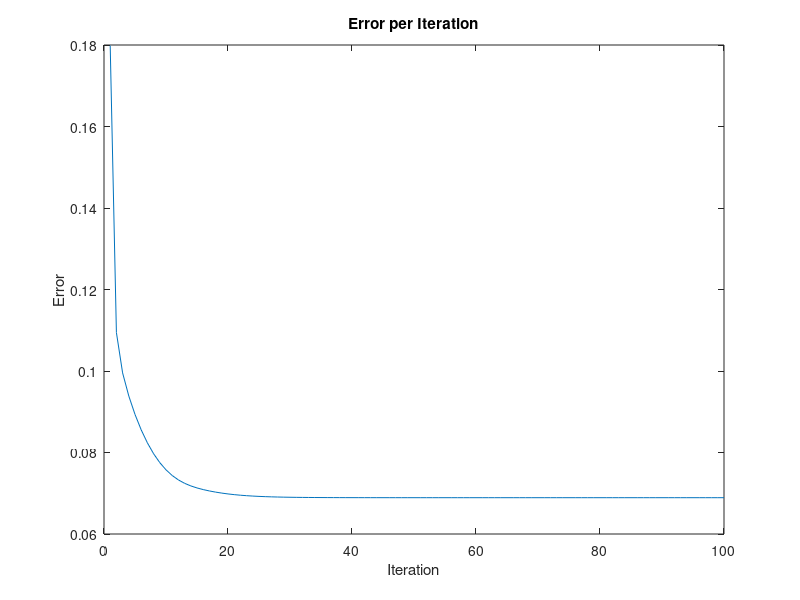

This chart was generated by the following MATLAB code:
% Delta Rule
% This will create some random data and assign it to a class. It will then
% train a neural network with the delta rule with a dynamic learning rate
% and graph the error.
% Tyler Rose and Seth Dippold

%%Part A - Decaying Rates
clear all; close all;

% Create some random data around x1 + 2*x2 - 2 and classify it as > 0 is 1
% and <=0 is 0
N = 100;
x1 = rand(N,1) + .5;
x2 = rand(N,1);
x = [x1,x2];
y = zeros(N,1);
count = 0;
for i=1:N
    if ((x1(i) + 2*x2(i) - 2) > 0)
        y(i) = 1;
        count = count + 1;
    end
end

% initialize the weight vector
w = rand(1,2+1);

% Batch Fashion
maxIterations = 100;
iterations = 0;
eta = .5; % this is the learning rate
decay=.8
tic;
while (iterations < maxIterations)
    iterations = iterations + 1;
    for i=1:N
        out(i) = sum(w.*[x(i,:),1]);
        deltaW = decay^iterations*eta*(y(i) - out(i))*[x(i,:),1];
        w = w + deltaW;
        err(i) = (y(i) - out(i))^2;
    end
    E(iterations) = sum(err)/N;
end
toc
min(E)
% Plot the Error per iteration
plot(linspace(1,maxIterations,maxIterations),E);
title('Error per Iteration');
ylabel('Error');
xlabel('Iteration');

% Incremental Fashion
maxIterations = 100;
iterations = 0;
numUpdates = 0;
eta = .01; % this is the learning rate
tic;
for i=1:N
    out(i) = sum(w.*[x(i,:),1]);
    deltaW = eta*(y(i) - out(i))*[x(i,:),1];
    w = w + deltaW;
    err(i) = (y(i) - out(i))^2;
    E(i) = sum(err)/i;
end
toc
min(E)
return
% Plot the Error per iteration
plot(linspace(1,maxIterations,maxIterations),E);
title('Error per Iteration');
ylabel('Error');
xlabel('Iteration');

%% Part B - Adaptive Rates
clear all; close all;

% Create some random data around x1 + 2*x2 - 2 and classify it as > 0 is 1
% and <=0 is 0
N = 100;
x1 = rand(N,1) + .5;
x2 = rand(N,1);
x = [x1,x2];
y = zeros(N,1);
count = 0;
for i=1:N
    if ((x1(i) + 2*x2(i) - 2) > 0)
        y(i) = 1;
        count = count + 1;
    end
end

% initialize the weight vector
w = rand(1,2+1);

% Batch Fashion
maxIterations = 100;
iterations = 0;
eta = .5; % this is the learning rate
t = 1.03; %threshold
d = .05; %decrease
D = 1.02; %increase
err = zeros(1,N);
oldW = 0;
tic;
while (iterations < maxIterations)
    iterations = iterations + 1;
    for i=1:N
        oldW = w;
        out(i) = sum(w.*[x(i,:),1]);
        deltaW = eta*(y(i) - out(i))*[x(i,:),1];
        w = w + deltaW;
        err(i) = (y(i) - out(i))^2;
    end
    
    E(iterations) = sum(err)/N;
    if(iterations > 1)
        if((E(iterations)-E(iterations-1)) > t)
            %Discard weights and bias
            eta = eta * d;
            w = oldW;
        else
            eta = eta * D;
        end
    end
end
toc
min(E)
% Plot the Error per iteration
plot(linspace(1,maxIterations,maxIterations),E);
title('Error per Iteration');
ylabel('Error');
xlabel('Iteration');

% Incremental Fashion
maxIterations = 100;
iterations = 0;
numUpdates = 0;
eta = .01; % this is the learning rate
tic;
for i=1:N
    out(i) = sum(w.*[x(i,:),1]);
    deltaW = eta*(y(i) - out(i))*[x(i,:),1];
    w = w + deltaW;
    err(i) = (y(i) - out(i))^2;
    E(i) = sum(err)/i;
end
toc
min(E)
return
% Plot the Error per iteration
plot(linspace(1,maxIterations,maxIterations),E);
title('Error per Iteration');
ylabel('Error');
xlabel('Iteration');






